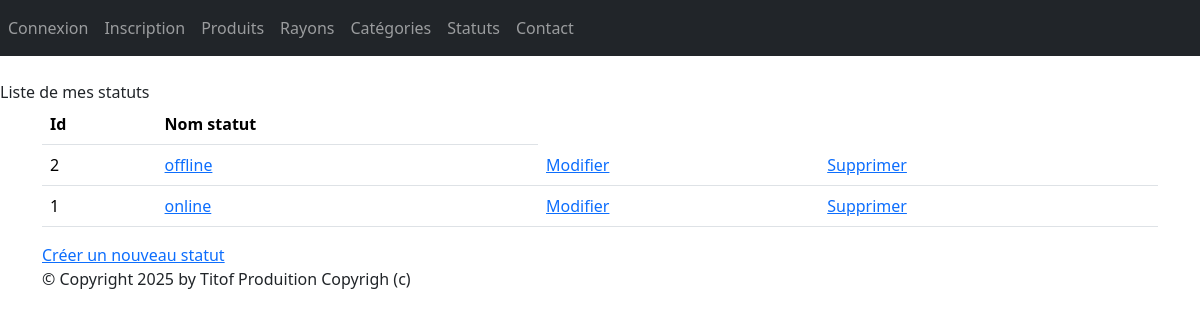
Page /monApp/statuts/ on the committed database.
### monApp/models.py (models this page shows, shortened)
class Statut(models.Model):
    idStatut = models.AutoField(primary_key=True)
    nomStatut = models.CharField(max_length=100)

### monApp/views.py (the view)
# urls.py: path("statuts/", StatutListView.as_view(), name="statuts"),
class StatutListView(ListView):
    model = Statut
    template_name = "monApp/list_statuts.html"
    context_object_name = "stats"
    def get_queryset(self ) :
        return Statut.objects.order_by("nomStatut")
    def get_context_data(self, **kwargs):
        context = super(StatutListView, self).get_context_data(**kwargs)
        context['titremenu'] = "Liste de mes statuts"
        return context

### monApp/templates/monApp/list_statuts.html
{% extends 'monApp/base.html' %}
{% block menu %}
{{titremenu}}
{% endblock %}
{% block contenu %}
<table class="table">
<thead>
<th>Id</th>
<th>Nom statut</th>
</thead>
<tbody>
{% for statut in stats %}
<tr>
<td>{{ statut.idStatut }} </td>
<td><a href="{% url 'dtl_statut' statut.idStatut %}">{{ statut.nomStatut }}</a></td>
<td><a href="{% url 'statut-chng' statut.idStatut %}">Modifier</a></td>
<td><a href="{% url 'statut-del' statut.idStatut %}">Supprimer</a></td>
</tr>
{% endfor %}
</tbody>
</table>
<a href="{% url 'crt-statut' %}">Créer un nouveau statut</a>
{% endblock %}

### rows in the picture
Statut: idStatut "2", nomStatut "offline"
Statut: idStatut "1", nomStatut "online"

### other values in the picture
{{ titremenu }} "Liste de mes statuts"
